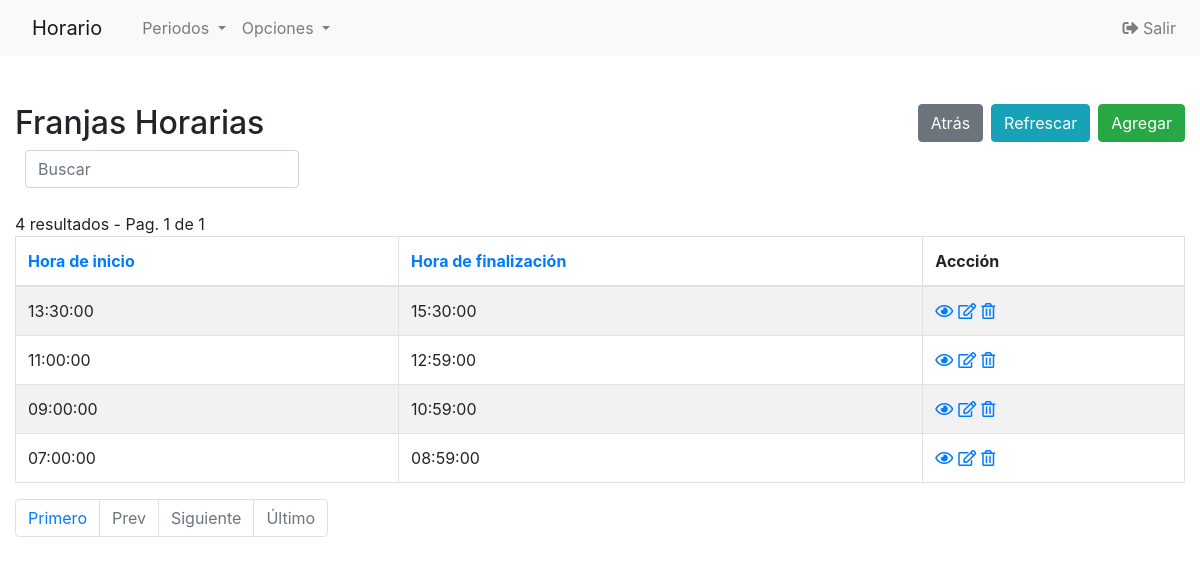
The app's page /Codigo/php/horarios-index.php (signed in) with its own data.
### tables this page shows
CREATE TABLE `horarios` (
  `ID_horario` int(11) NOT NULL,
  `hora_inicio` time DEFAULT NULL,
  `hora_fin` time DEFAULT NULL
);

### Codigo/php/config.php (called while the page is built, shortened)
<?php
$no_of_records_per_page = 10;
?>

### Codigo/php/horarios-index.php (the view, shortened to what this page needs)
<!DOCTYPE html>
<html lang="en">
<head>
    <link rel="stylesheet" href="https://stackpath.bootstrapcdn.com/bootstrap/4.5.0/css/bootstrap.min.css">
</head>
<?php require_once('navbar.php'); ?>
<body>
    <section class="pt-5">
        <div class="container-fluid">
            <div class="row">
                <div class="col-md-12">
                    <div class="page-header clearfix">
                        <h2 class="float-left">Franjas Horarias</h2>
                        <a href="horarios-create.php" class="btn btn-success float-right">Agregar</a>
                        <a href="horarios-index.php" class="btn btn-info float-right mr-2">Refrescar</a>
                        <a href="index1.php" class="btn btn-secondary float-right mr-2">Atrás</a>
                    </div>
                    <div class="form-row">
                        <form action="horarios-index.php" method="get">
                        <div class="col">
                          <input type="text" class="form-control" placeholder="Buscar" name="search">
                        </div>
                    </div>
                    <br>
                    <?php
                    require_once "config.php";
                    $domain   = $_SERVER['HTTP_HOST'];
                    $script   = $_SERVER['SCRIPT_NAME'];
                    $parameters   = $_GET ? $_SERVER['QUERY_STRING'] : "" ;
                    $protocol=($_SERVER['HTTPS'] == "on" ? "https" : "http");
                    $currenturl = $protocol . '://' . $domain. $script . '?' . $parameters;
                    if (isset($_GET['pageno'])) {
                        $pageno = $_GET['pageno'];
                    } else {
                        $pageno = 1;
                    }
                    $offset = ($pageno-1) * $no_of_records_per_page;
                    $total_pages_sql = "SELECT COUNT(*) FROM horarios";
                    $result = mysqli_query($link,$total_pages_sql);
                    $total_rows = mysqli_fetch_array($result)[0];
                    $total_pages = ceil($total_rows / $no_of_records_per_page);
                    $order = 'ID_horario';
                    $sortBy = array('asc', 'desc'); $sort = 'desc';
                    $sql = "SELECT * FROM horarios ORDER BY $order $sort LIMIT $offset, $no_of_records_per_page";
                    $count_pages = "SELECT * FROM horarios";
                    if(!empty($_GET['search'])) {
                        $search = ($_GET['search']);
                        $sql = "SELECT * FROM horarios
                            WHERE CONCAT_WS (hora_inicio,hora_fin)
                            LIKE '%$search%'
                            ORDER BY $order $sort
                            LIMIT $offset, $no_of_records_per_page";
                        $count_pages = "SELECT * FROM horarios
                            WHERE CONCAT_WS (hora_inicio,hora_fin)
                            LIKE '%$search%'
                            ORDER BY $order $sort";
                    }
                    else {
                        $search = "";
                    }
                    if($result = mysqli_query($link, $sql)){
                        if(mysqli_num_rows($result) > 0){
                            if ($result_count = mysqli_query($link, $count_pages)) {
                               $total_pages = ceil(mysqli_num_rows($result_count) / $no_of_records_per_page);
                           }
                            $number_of_results = mysqli_num_rows($result_count);
                            echo " " . $number_of_results . " resultados - Pag. " . $pageno . " de " . $total_pages;
                            echo "<table class='table table-bordered table-striped'>";
                                echo "<thead>";
                                    echo "<tr>";
                                        echo "<th><a href=?search=$search&sort=&order=hora_inicio&sort=$sort>Hora de inicio</th>";
										echo "<th><a href=?search=$search&sort=&order=hora_fin&sort=$sort>Hora de finalización</th>";
                                        echo "<th>Accción</th>";
                                    echo "</tr>";
                                echo "</thead>";
                                echo "<tbody>";
                                while($row = mysqli_fetch_array($result)){
                                    echo "<tr>";
                                    echo "<td>" . htmlspecialchars($row['hora_inicio']) . "</td>";echo "<td>" . htmlspecialchars($row['hora_fin']) . "</td>";
                                        echo "<td>";
                                            echo "<a href='horarios-read.php?ID_horario=". $row['ID_horario'] ."' title='View Record' data-toggle='tooltip'><i class='far fa-eye'></i></a>";
                                            echo "<a href='horarios-update.php?ID_horario=". $row['ID_horario'] ."' title='Update Record' data-toggle='tooltip'><i class='far fa-edit'></i></a>";
                                            echo "<a href='horarios-delete.php?ID_horario=". $row['ID_horario'] ."' title='Delete Record' data-toggle='tooltip'><i class='far fa-trash-alt'></i></a>";
                                        echo "</td>";
                                    echo "</tr>";
                                }
                                echo "</tbody>";
                            echo "</table>";
?>
                                <ul class="pagination" align-right>
                                <?php
                                    $new_url = preg_replace('/&?pageno=[^&]*/', '', $currenturl);
                                 ?>
                                    <li class="page-item"><a class="page-link" href="<?php echo $new_url .'&pageno=1' ?>">Primero</a></li>
                                    <li class="page-item <?php if($pageno <= 1){ echo 'disabled'; } ?>">
                                        <a class="page-link" href="<?php if($pageno <= 1){ echo '#'; } else { echo $new_url ."&pageno=".($pageno - 1); } ?>">Prev</a>
                                    </li>
                                    <li class="page-item <?php if($pageno >= $total_pages){ echo 'disabled'; } ?>">
                                        <a class="page-link" href="<?php if($pageno >= $total_pages){ echo '#'; } else { echo $new_url . "&pageno=".($pageno + 1); } ?>">Siguiente</a>
                                    </li>
                                    <li class="page-item <?php if($pageno >= $total_pages){ echo 'disabled'; } ?>">
                                        <a class="page-item"><a class="page-link" href="<?php echo $new_url .'&pageno=' . $total_pages; ?>">Último</a>
                                    </li>
                                </ul>
<?php
                        } else{
                            echo "<p class='lead'><em>No records were found.</em></p>";
                        }
                    } else{
                        echo "ERROR: Could not able to execute $sql. " . mysqli_error($link);
                    }
                    ?>
                </div>
            </div>
        </div>
    </section>
</body>
</html>

### Codigo/php/horarios-index.php (style rules this page uses)
.page-header h2 { margin-top: 0; }
table tr td:last-child a { margin-right: 5px; }
body { font-size: 14px; }

### records on screen
horarios: hora_inicio "13:30:00", hora_fin "15:30:00"
horarios: hora_inicio "11:00:00", hora_fin "12:59:00"
horarios: hora_inicio "09:00:00", hora_fin "10:59:00"
horarios: hora_inicio "07:00:00", hora_fin "08:59:00"

### other values on screen
$number_of_results "4"
$pageno "1"
$total_pages "1"
